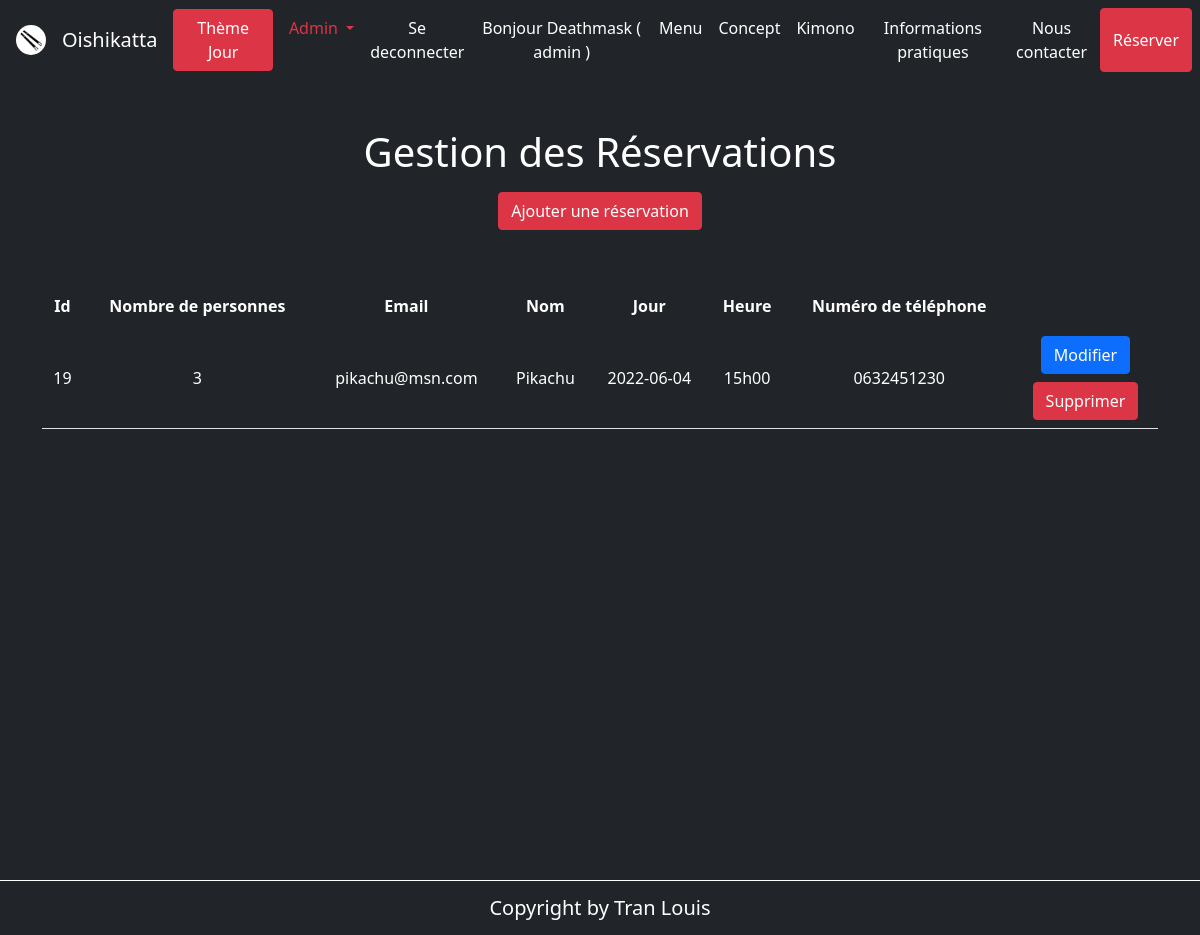
Page /?path=reservation&action=dashboard (signed in) on the committed database.
### tables this page shows
CREATE TABLE IF NOT EXISTS `reservation` (
  `Id_reservation` int(11) NOT NULL AUTO_INCREMENT,
  `nombre` bigint(20) DEFAULT NULL,
  `email` varchar(255) DEFAULT NULL,
  `nom` char(150) DEFAULT NULL,
  `jour` varchar(50) DEFAULT NULL,
  `heure` varchar(50) DEFAULT NULL,
  `tel` varchar(10) DEFAULT NULL,
  PRIMARY KEY (`Id_reservation`)
);

### model/manager/ReservationManager.php (called while the page is built, shortened)
<?php
class ReservationManager
{
    private $lePDO;
    public function __construct($unPDO)
    {
        $this->lePDO = $unPDO;
    }
    function fetchAllReservation()
    {
        try {
            $connex = $this->lePDO;
            $sql = $connex->prepare("SELECT * FROM reservation");
            $sql->execute();
            $sql->setFetchMode(PDO::FETCH_CLASS, "Reservation");
            $resultat = ($sql->fetchAll());
            return $resultat;
        } catch (PDOException $error) {
            echo $error->getMessage();
        }
    }
}

### model/class/Reservation.class.php (called while the page is built, shortened)
<?php
class Reservation
{
    private $Id_reservation;
    private $nombre;
    private $email;
    private $nom;
    private $jour;
    private $heure;
    private $tel;
    public function getIdReservation()
    {
        return $this->Id_reservation;
    }
    public function getNombre()
    {
        return $this->nombre;
    }
    public function getEmail()
    {
        return $this->email;
    }
    public function getNom()
    {
        return $this->nom;
    }
    public function getTel()
    {
        return $this->tel;
    }
    public function getJour()
    {
        return $this->jour;
    }
    public function getHeure()
    {
        return $this->heure;
    }
}

### view/reservation/dashboard.php (the view, shortened to what this page needs)
<div class="container mt-5">
    <h1>Gestion des Réservations</h1>
    <a class="btn btn-danger my-2" href="./?path=reservation&action=addReservation">Ajouter une réservation</a>
    <table class="table mt-5">
        <theader>
            <tr class="align-middle">
                <th class="liste-table">Id</th>
                <th class="liste-table">Nombre de personnes</th>
                <th class="liste-table">Email</th>
                <th class="liste-table">Nom</th>
                <th class="liste-table">Jour</th>
                <th class="liste-table">Heure</th>
                <th class="liste-table">Numéro de téléphone</th>
            </tr>
        </theader>
        <tbody>
            <?php foreach ($reservations as $reservation) { ?>
                <tr class=" align-middle">
                    <td class="liste-td"><?= $reservation->getIdReservation() ?></td>
                    <td class="liste-td"><?= $reservation->getNombre() ?></td>
                    <td class="liste-td"><?= $reservation->getEmail() ?></td>
                    <td class="liste-td"><?= $reservation->getNom() ?></td>
                    <td class="liste-td"><?= $reservation->getJour() ?></td>
                    <td class="liste-td"><?= $reservation->getHeure() ?></td>
                    <td class="liste-td"><?= $reservation->getTel() ?></td>
                    <td class="liste-td"> <a href="?path=reservation&action=reservationUpdate&id=<?= $reservation->getIdReservation() ?>" class="btn btn-primary">Modifier</a>
                        <form class="mt-2" action="?path=reservation&action=processDelete" method="post">
                            <button class="btn btn-danger">Supprimer</button>
                        </form>
                    </td>
                </tr>
            <?php } ?>
        </tbody>
    </table>
</div>
<?php
require("view/template.php");
?>

### public/css/style.css (style rules this page uses)
body { background-color: #212529; color: white; text-align: center; }
th { color: white; }
td { color: white; }

### rows in the picture
reservation: Id_reservation "19", nombre "3", email "pikachu@msn.com", nom "Pikachu", jour "2022-06-04", heure "15h00", tel "0632451230"

### other values in the picture
$_SESSION["nom"] "Deathmask"
$_SESSION['role'] "admin"
